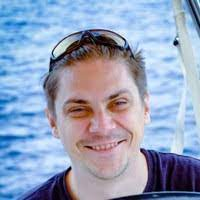
#> input picture src/ferenc_erki.jpeg, 200 x 200 px; its folder holds 7 pictures in this run
$ python thumbnail-nathan-wainstein-project.py
#> lines starting #> are read from the running program, lines starting #| are printed output that depends on the picture
#> in main, `img = Image.new('RGB', (width, height), color=background_color)`: img: PIL image 1280x720 RGB; every value is 221
### bin/mypil.py
import os
from PIL import Image, ImageDraw, ImageFont
from copy import deepcopy

root = os.path.dirname(os.path.dirname(__file__))

def heb(txt):
    rev = txt[::-1]
    return rev

def add_text(draw, text, xy, size, rtl=False, fill=(0, 0, 0)):
    font = ImageFont.truetype('Pillow/Tests/fonts/FreeSansBold.ttf', size)
    my_text = heb(text) if rtl else text
    width, height = font.getsize(my_text)
    xy = deepcopy(xy)
    if xy[0] == 'center':
        #exit(dir(draw))
        size = draw.im.size
        xy = ( (size[0]-width)/2, xy[1])
    xy = (xy[0]-width if rtl else xy[0], xy[1])
    draw.text(
        text = my_text,
        xy   = xy,
        fill = fill,
        font = font,
    )

# [22 lines left out: function add_date, not called in this run]

def embed_image(img, filename, box, size=None, mask=False):
#> called with filename = 'ferenc_erki.jpeg', box = (10, 500), size = (200, 200), mask = False
    emb_img_path = os.path.join(root, 'src', filename)
    emb_img = Image.open(emb_img_path, 'r')
#> emb_img is the input picture: PIL image 200x200 RGB; mean R, G, B 148.5, 161.7, 188.4
    #size = (emb_img.size[0] / 2, emb_img.size[1] / 2)
    if size:
        emb_img.thumbnail(size)
    if mask:
       img.paste(emb_img, box=box, mask=emb_img)
    else:
       img.paste(emb_img, box=box)
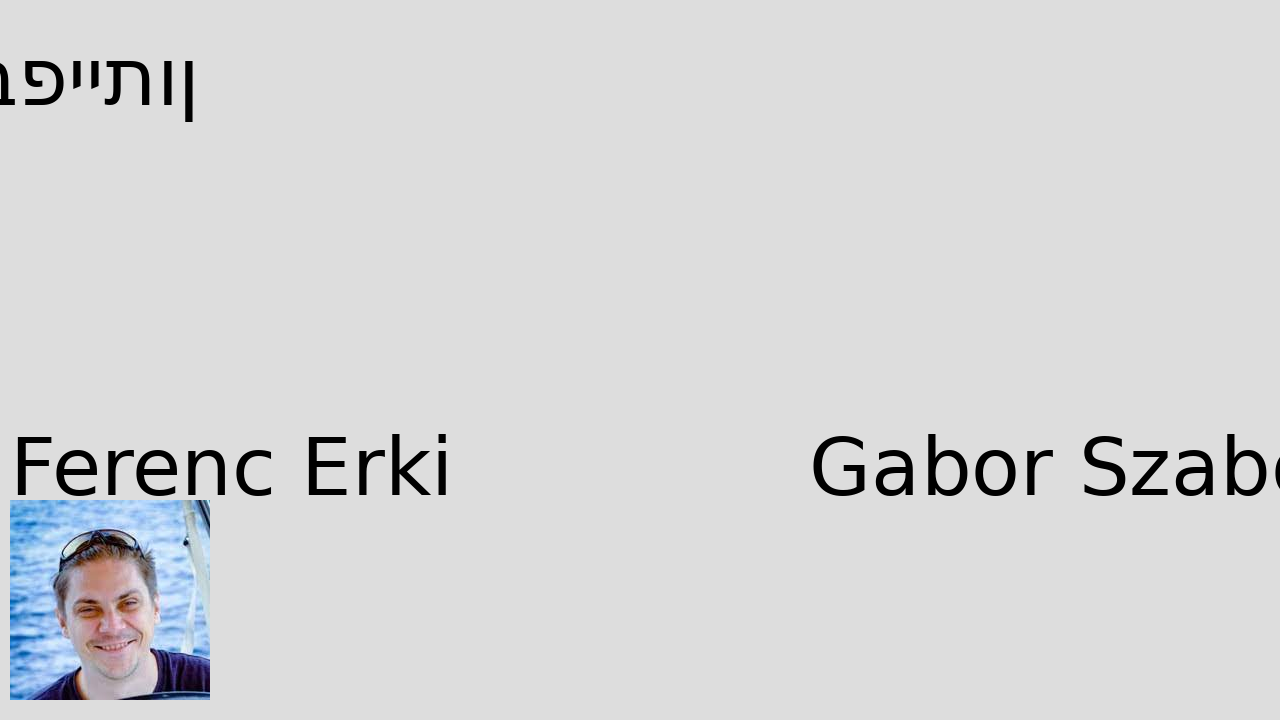
#> img: PIL image 1280x720 RGB; mean R, G, B 213.6, 214.1, 215.3

### bin/thumbnail-nathan-wainstein-project.py
import os
from PIL import Image, ImageDraw, ImageFont
from mypil import add_text, add_date, embed_image

width  = 1280
height = 720

# background_color = '#eb8634'
#background_color = '#ebb434'
background_color = '#DDDDDD'

root = os.path.dirname(os.path.dirname(__file__))
#print(root)

def main():
    png_filename = os.path.splitext(os.path.basename(__file__))[0] + '.png'
    #print(png_filename)

    png_filepath = os.path.join(root, 'images', png_filename)
    #print(png_filepath)

    img = Image.new('RGB', (width, height), color=background_color)

    font_gabor = ImageFont.truetype('Pillow/Tests/fonts/FreeMono.ttf', 40)
    font_title = ImageFont.truetype('Pillow/Tests/fonts/FreeSansBold.ttf', 160)
    font = ImageFont.truetype('Pillow/Tests/fonts/FreeSansBold.ttf', 40)
    draw = ImageDraw.Draw(img)
    add_text(
        draw = draw,
        text = "תיקון מדדי גובה בפייתון",
        rtl  = True,
        size = 80,
        xy   = (200, 30),
    )

# [7 lines of commented-out code are left out]


    add_text(
        draw = draw,
        text = "Ferenc Erki              Gabor Szabo",
        rtl  = False,
        size = 80,
        xy   = (10, 420),
    )
# [24 lines of commented-out code are left out]


    embed_image(img=img, filename='ferenc_erki.jpeg',   size=(200, 200), box=(10, 500))
    embed_image(img=img, filename='gabor2_612x612.jpg', size=(200, 200), box=(width-200-10, 500))
#> call 2 of embed_image, with filename = 'gabor2_612x612.jpg', box = (1070, 500), size = (200, 200), mask = False
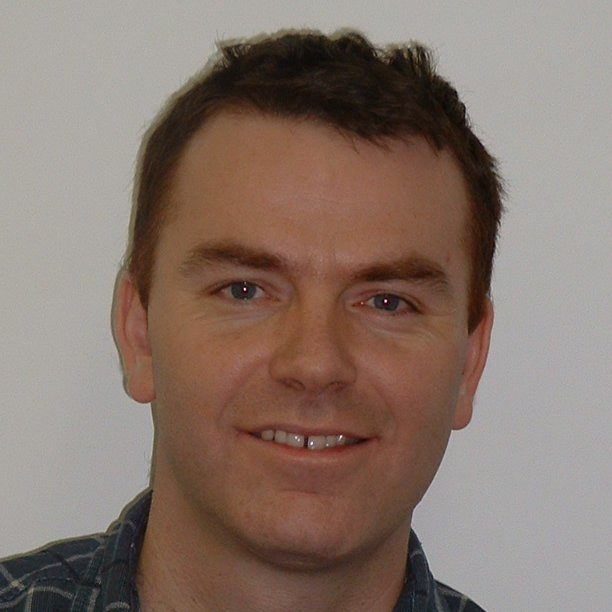
#> input picture src/gabor2_612x612.jpg, 612 x 612 px
#> in embed_image, emb_img is the input picture: PIL image 612x612 RGB; mean R, G, B 135.1, 117.5, 107.8
#> in embed_image (call 2), `img.paste(emb_img, box=box)`:
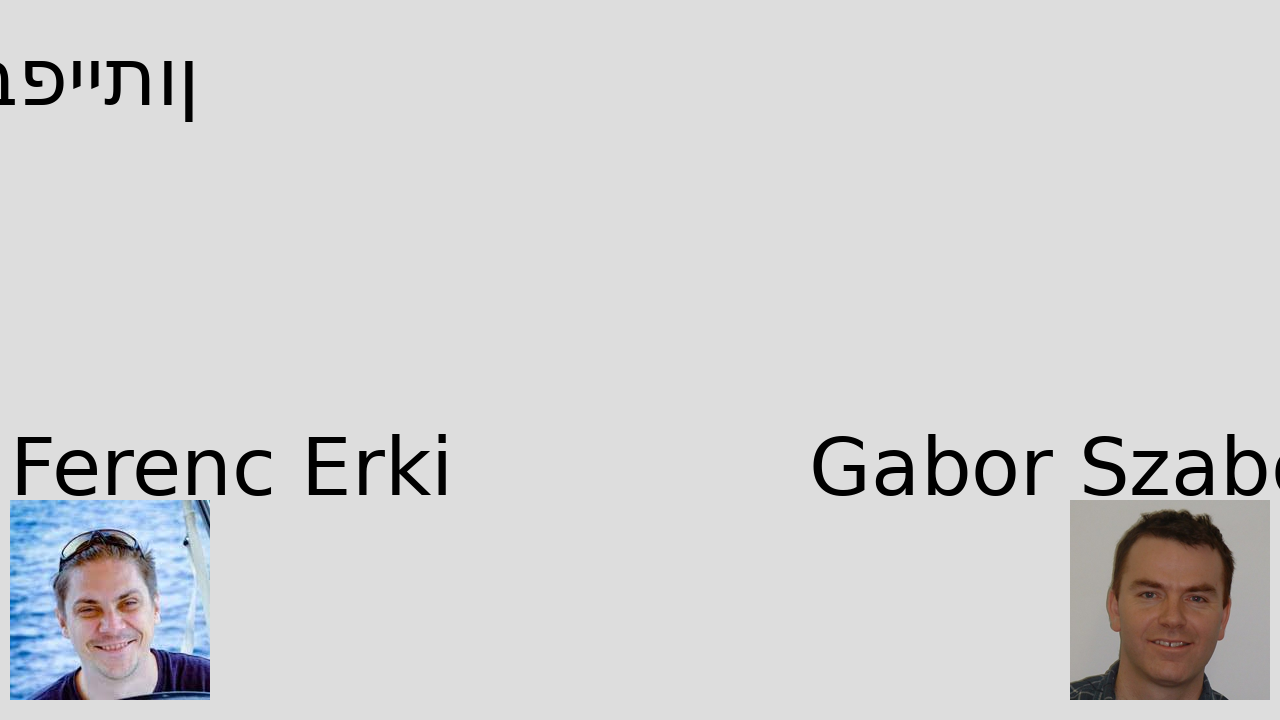
#> img: PIL image 1280x720 RGB; mean R, G, B 209.8, 209.6, 210.4
    embed_image(img=img, filename='rex.png', box=(10, 10), mask=True)
#> call 3 of embed_image, with filename = 'rex.png', box = (10, 10), mask = True
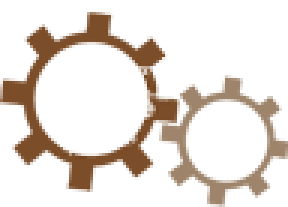
#> input picture src/rex.png, 96 x 69 px (shown 3 times larger)
#> in embed_image, emb_img is the input picture: PIL image 96x69 RGBA; mean R, G, B, A 174.1, 148, 126.3, 68.2

    img.save(png_filepath)
    img.show()


main()
